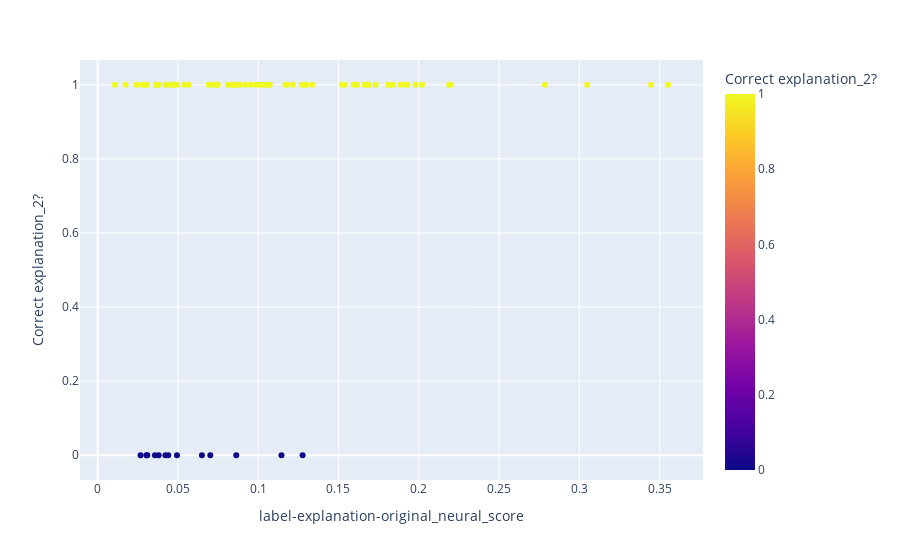

The code cell stored with this chart in its notebook:
### Code cell
# Checking the label-explanation-original model
column_name = 'Correct explanation_2? '
model_name = "label-explanation-original_neural_score"

px.scatter(qualitative_results,x=model_name, y=column_name, color=column_name, hover_name=column_name)

### Figure 1 — Plotly figure (JSON) as saved in the notebook; plotly's stock layout.template omitted (floating-point values rounded to 4 significant figures)
{"data": [{"hovertemplate": "<b>%{hovertext}</b><br><br>label-explanation-original_neural_score=%{x}<br>Correct explanation_2? =%{marker.color}<extra></extra>", "hovertext": [1, 1, 1, 1, 1, 1, 1, 1, 0, 1, 1, 1, 1, 0, 1, 0, 1, 1, 1, 1, 1, 1, 1, 0, 1, 1, 1, 1, 1, 1, 0, 1, 0, 1, 1, 1, 1, 1, 1, 1, 1, 1, 1, 0, 1, 1, 1, 1, 1, 1, 1, 1, 1, 0, 1, 1, 1, 1, 1, 1, 1, 1, 0, 0, 0, 1, 1, 1, 1, 1, 1, 1, 1, 1, 1, 1, 0, 0, 1, 1], "legendgroup": "", "marker": {"color": [1, 1, 1, 1, 1, 1, 1, 1, 0, 1, 1, 1, 1, 0, 1, 0, 1, 1, 1, 1, 1, 1, 1, 0, 1, 1, 1, 1, 1, 1, 0, 1, 0, 1, 1, 1, 1, 1, 1, 1, 1, 1, 1, 0, 1, 1, 1, 1, 1, 1, 1, 1, 1, 0, 1, 1, 1, 1, 1, 1, 1, 1, 0, 0, 0, 1, 1, 1, 1, 1, 1, 1, 1, 1, 1, 1, 0, 0, 1, 1], "coloraxis": "coloraxis", "symbol": "circle"}, "mode": "markers", "name": "", "orientation": "v", "showlegend": false, "type": "scatter", "x": [0.1687, 0.1271, 0.1615, 0.1538, 0.1662, 0.2786, 0.09856, 0.06915, 0.04224, 0.07479, 0.01077, 0.129, 0.1689, 0.1277, 0.04397, 0.03036, 0.09187, 0.1055, 0.03795, 0.05393, 0.03697, 0.0717, 0.02789, 0.03807, 0.1179, 0.03003, 0.3553, 0.0468, 0.1839, 0.1072, 0.1145, 0.181, 0.04942, 0.04945, 0.1522, 0.1032, 0.1885, 0.0742, 0.08485, 0.0952, 0.08665, 0.0813, 0.04236, 0.03098, 0.198, 0.1299, 0.03081, 0.1216, 0.03637, 0.1929, 0.1822, 0.1915, 0.02426, 0.07017, 0.07391, 0.04876, 0.05661, 0.1593, 0.219, 0.2021, 0.1337, 0.3049, 0.02674, 0.0357, 0.06496, 0.1676, 0.2198, 0.01742, 0.02952, 0.04708, 0.1009, 0.1057, 0.117, 0.08869, 0.3447, 0.1732, 0.04401, 0.08634, 0.08485, 0.08322], "xaxis": "x", "y": [1, 1, 1, 1, 1, 1, 1, 1, 0, 1, 1, 1, 1, 0, 1, 0, 1, 1, 1, 1, 1, 1, 1, 0, 1, 1, 1, 1, 1, 1, 0, 1, 0, 1, 1, 1, 1, 1, 1, 1, 1, 1, 1, 0, 1, 1, 1, 1, 1, 1, 1, 1, 1, 0, 1, 1, 1, 1, 1, 1, 1, 1, 0, 0, 0, 1, 1, 1, 1, 1, 1, 1, 1, 1, 1, 1, 0, 0, 1, 1], "yaxis": "y"}], "layout": {"coloraxis": {"colorbar": {"title": {"text": "Correct explanation_2? "}}, "colorscale": [[0, "#0d0887"], [0.1111, "#46039f"], [0.2222, "#7201a8"], [0.3333, "#9c179e"], [0.4444, "#bd3786"], [0.5556, "#d8576b"], [0.6667, "#ed7953"], [0.7778, "#fb9f3a"], [0.8889, "#fdca26"], [1, "#f0f921"]]}, "legend": {"tracegroupgap": 0}, "margin": {"t": 60}, "xaxis": {"anchor": "y", "domain": [0, 1], "title": {"text": "label-explanation-original_neural_score"}}, "yaxis": {"anchor": "x", "domain": [0, 1], "title": {"text": "Correct explanation_2? "}}}}
